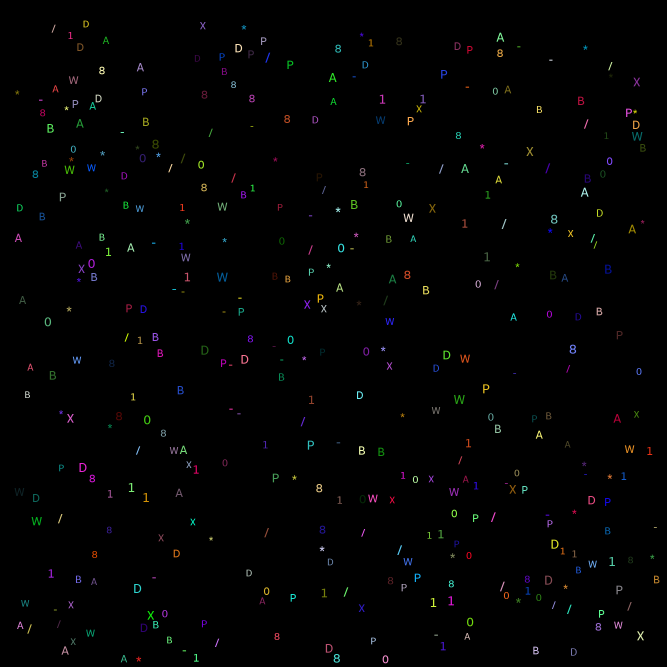
#> input picture symbols.png, 2000 x 2000 px, found by its file name (shown at 1/3 size)
$ python symbols.py
#> lines starting #> are read from the running program, lines starting #| are printed output that depends on the picture; after the words box and inside, x2 and y2 are one past the last pixel; in counts of white or black regions, pixels touching at a corner belong together
import numpy as np
import matplotlib.pyplot as plt
from skimage.measure import regionprops, label
from skimage.morphology import erosion

def count_lakes_and_bays(region):
    symbol= ~region.image
    lb = label(symbol)
    lakes=0
    bays=0
    for reg in regionprops(lb):
        is_lake = True
        for y, x in reg.coords:
            if y==0 or x == 0 or y == region.image.shape[0]-1 or x == region.image.shape[1]-1:
                is_lake = False
                break
        lakes += is_lake
        bays += not is_lake
    return lakes, bays

def has_vline(image):
    return 1 in erosion(np.mean(image, 0), [1, 1, 1])

def has_hline(image):
    return 1 in np.mean(image, 1)

def recognize(im_region):
    lakes, bays = count_lakes_and_bays(im_region)
    if lakes == 2:
        if has_vline(im_region.image):
            return 'B'
        else:
            return '8'
    elif lakes == 1:
        if bays == 4:
            return '0'
        elif bays == 3:
            return 'A'
        else:
            if im_region.eccentricity > 0.65:
                return 'P'
            else:
                return 'D'
    elif lakes == 0:
        if np.mean(im_region.image) == 1.0:
            return '-'
        elif has_vline(im_region.image):
            return '1'
        elif bays == 2:
            return '/'
        elif has_hline(im_region.image):
            return '*'
        elif bays == 4:
            return 'X'
        else:
            return 'W'

im = plt.imread('/Users/svetaparilova/Downloads/symbols.png')
#> im is the input picture: shape (2000, 2000, 3) float32; mean R, G, B 0.00722, 0.00727, 0.00733
im = np.mean(im, 2)
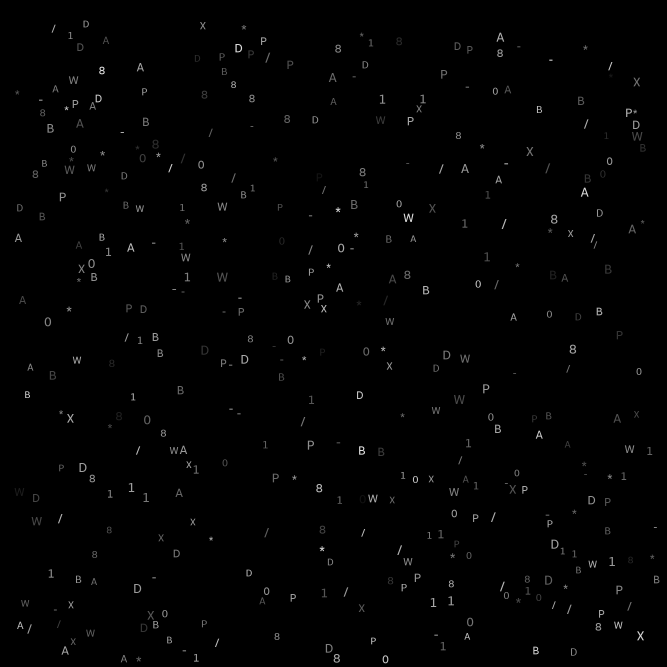
#> im: shape (2000, 2000) float32 (shown at 1/3 size); min 0, max 0.914, mean 0.00727
im[im > 0] = 1
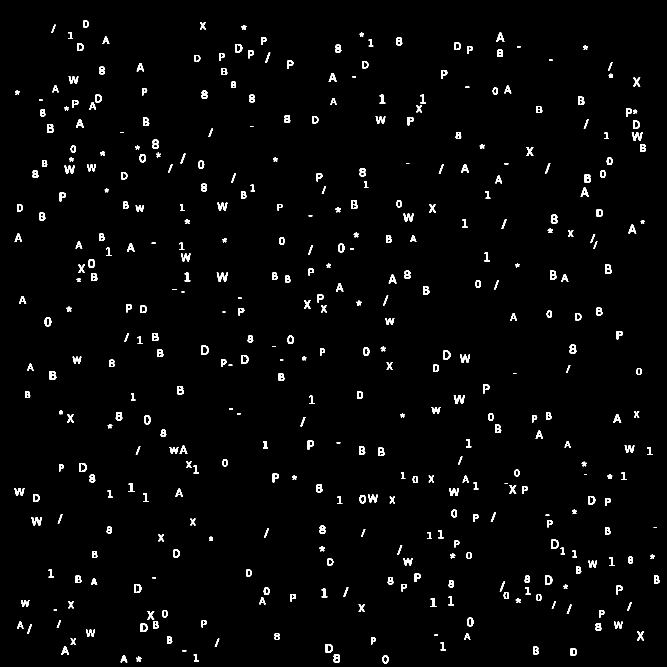
#> im: shape (2000, 2000) float32 (shown at 1/3 size); values 0 (black) and 1 (white), 2% white; 400 white regions (2 under 20 px)

lb = label(im)
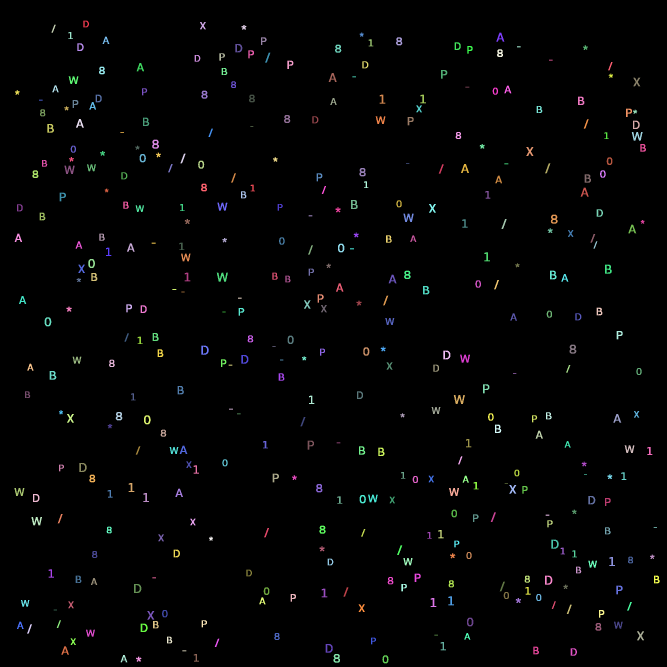
#> lb: shape (2000, 2000) int64 (shown at 1/3 size); 401 distinct labels, from 0 to 400; one colour per label, 0 black
print(f"Objects = {np.max(lb)}")
#| Objects = 400

regions=regionprops(lb)
#> regions = 400 regions; largest, box (x1, y1, x2, y2) and area: (650, 818, 684, 845) 457, (1361, 1185, 1395, 1212) 457, (1895, 396, 1928, 422) 424, (94, 1551, 126, 1576) 404, (193, 497, 224, 522) 399
result = {}
for reg in regions:
#> (the run stopped early here; a loop or call above may not have finished)
